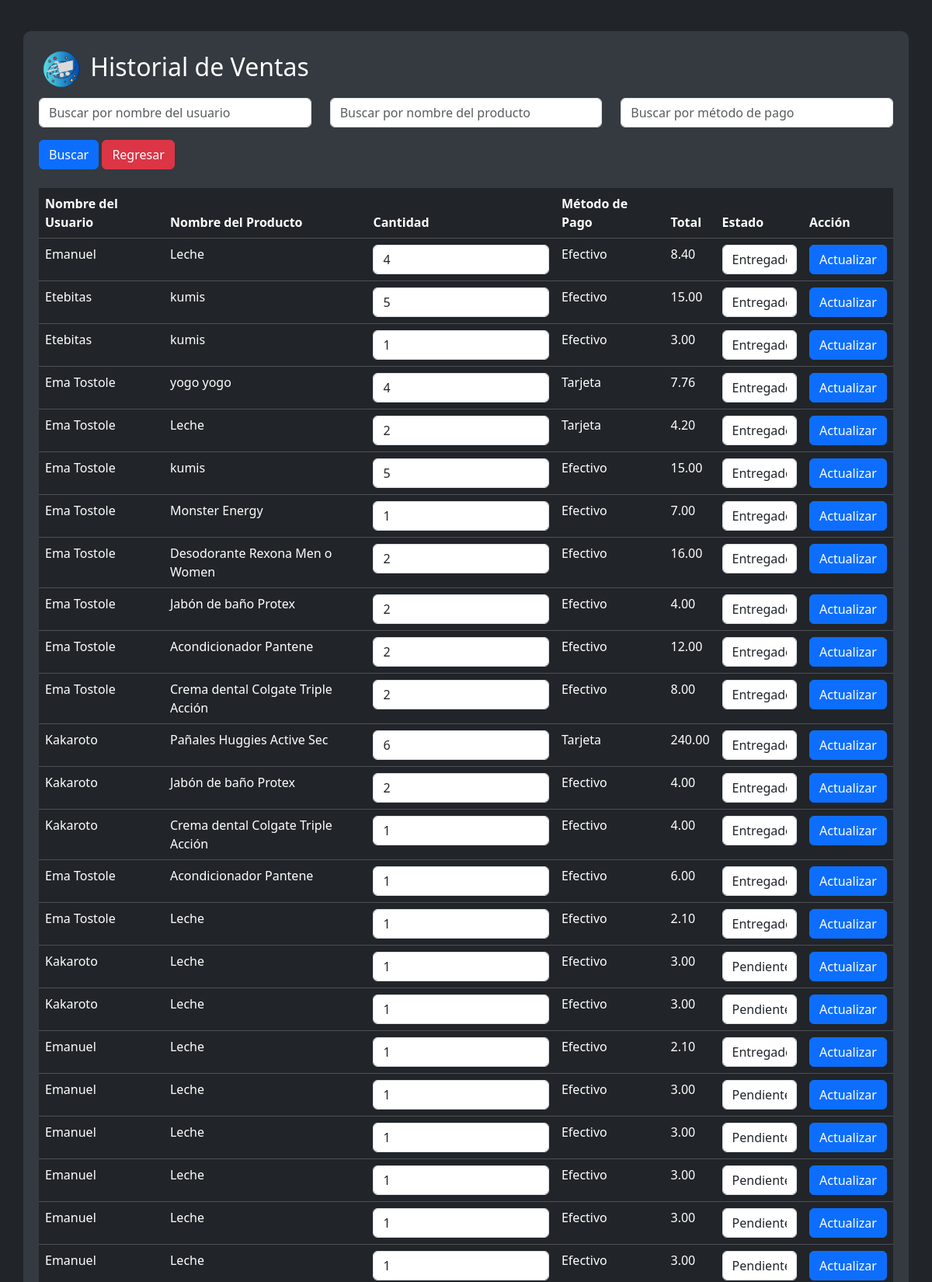
The app's page /gestionarventas.php (signed in, upper part) with its own data.
### tables this page shows
CREATE TABLE `historial_ventas` (
  `ID` int(11) NOT NULL,
  `id_usuario` int(11) NOT NULL,
  `Metodo_pago` varchar(50) DEFAULT NULL,
  `Cantidad` int(11) DEFAULT NULL,
  `Fecha` timestamp NULL DEFAULT current_timestamp(),
  `Estado` varchar(20) NOT NULL DEFAULT 'Pendiente',
  `IDP` int(11) NOT NULL,
  `Total` decimal(10,2) NOT NULL
);

CREATE TABLE `usuarios` (
  `id_usuario` int(11) NOT NULL,
  `usuario` varchar(20) DEFAULT NULL,
  `nombre` varchar(20) DEFAULT NULL,
  `correo_electronico` varchar(30) DEFAULT NULL,
  `telefono` varchar(15) DEFAULT NULL,
  `contraseña_usuario` varchar(100) DEFAULT NULL,
  `id_tipos` int(11) DEFAULT NULL,
  `codigo_recuperacion` varchar(255) DEFAULT NULL,
  `aceptado` varchar(2) DEFAULT NULL,
  `Foto` varchar(255) DEFAULT NULL
);

CREATE TABLE `productos` (
  `IDP` int(11) NOT NULL,
  `Nombre` varchar(255) NOT NULL,
  `Precio` decimal(10,2) NOT NULL,
  `Categoria` varchar(255) DEFAULT NULL,
  `Cantidad` int(11) DEFAULT NULL,
  `Descripcion` text DEFAULT NULL,
  `Foto` varchar(255) DEFAULT NULL,
  `Estado` varchar(20) NOT NULL DEFAULT 'Pendiente',
  `fecha_de_entrega` timestamp NOT NULL DEFAULT current_timestamp()
);

### gestionarventas.php (the view, shortened to what this page needs)
<?php
include_once 'conexion.php';
include_once("sweetarch.php");
$nombre_usuario_buscar = isset($_GET['nombre_usuario_buscar']) ? $_GET['nombre_usuario_buscar'] : '';
$nombre_producto_buscar = isset($_GET['nombre_producto_buscar']) ? $_GET['nombre_producto_buscar'] : '';
$metodo_pago_buscar = isset($_GET['metodo_pago_buscar']) ? $_GET['metodo_pago_buscar'] : '';
$query = "SELECT hv.*, p.Nombre AS nombre_producto, u.nombre AS nombre_usuario
          FROM historial_ventas hv
          JOIN productos p ON hv.IDP = p.IDP
          JOIN usuarios u ON hv.id_usuario = u.id_usuario
          WHERE u.nombre LIKE :nombre_usuario AND p.Nombre LIKE :nombre_producto AND hv.Metodo_pago LIKE :metodo_pago";
$statement = $con->prepare($query);
$statement->execute([
    ':nombre_usuario' => '%' . $nombre_usuario_buscar . '%',
    ':nombre_producto' => '%' . $nombre_producto_buscar . '%',
    ':metodo_pago' => '%' . $metodo_pago_buscar . '%'
]);
$historial = $statement->fetchAll(PDO::FETCH_ASSOC);
?>
<!DOCTYPE html>
<html lang="en">
<head>
    <link rel="stylesheet" href="CSS/bootstrap.css">
    <link rel="stylesheet" href="CSS/alerta.css">
</head>
<body>
    <div class="container">
        <h2>        <img class="m-1" src="IMG/Spacemark ico_transparent.ico" alt="SpaceMark Logo" height="50">
        Historial de Ventas</h2>
        <form action="" method="GET" class="mb-4">
            <div class="row">
                <div class="col-md-4">
                    <input type="text" name="nombre_usuario_buscar" class="form-control" placeholder="Buscar por nombre del usuario" value="<?php echo htmlspecialchars($nombre_usuario_buscar); ?>">
                </div>
                <div class="col-md-4">
                    <input type="text" name="nombre_producto_buscar" class="form-control" placeholder="Buscar por nombre del producto" value="<?php echo htmlspecialchars($nombre_producto_buscar); ?>">
                </div>
                <div class="col-md-4">
                    <input type="text" name="metodo_pago_buscar" class="form-control" placeholder="Buscar por método de pago" value="<?php echo htmlspecialchars($metodo_pago_buscar); ?>">
                </div>
                <div class="col-md-12 mt-3">
                    <button type="submit" class="btn btn-primary">Buscar</button>
                    <a href="index.php" class="btn btn-danger">Regresar</a>
                </div>
            </div>
        </form>
        <form action="" method="POST">
            <table class="table table-dark">
                <thead>
                    <tr>
                        <th scope="col">Nombre del Usuario</th>
                        <th scope="col">Nombre del Producto</th>
                        <th scope="col">Cantidad</th>
                        <th scope="col">Método de Pago</th>
                        <th scope="col">Total</th>
                        <th scope="col">Estado</th>
                        <th scope="col">Acción</th>
                    </tr>
                </thead>
                <tbody>
                    <?php foreach ($historial as $venta): ?>
                    <tr>
                        <td><?php echo htmlspecialchars($venta['nombre_usuario']); ?></td>
                        <td><?php echo htmlspecialchars($venta['nombre_producto']); ?></td>
                        <td><input type="number" name="cantidad[<?php echo $venta['ID']; ?>]" value="<?php echo htmlspecialchars($venta['Cantidad']); ?>" class="form-control" min="0"></td>
                        <td><?php echo htmlspecialchars($venta['Metodo_pago']); ?></td>
                        <td><?php echo htmlspecialchars($venta['Total']); ?></td>
                        <td>
                            <select class="form-control" name="estado[<?php echo $venta['ID']; ?>]">
                                <option value="Pendiente" <?php echo $venta['Estado'] == 'Pendiente' ? 'selected' : ''; ?>>Pendiente</option>
                                <option value="Entregado" <?php echo $venta['Estado'] == 'Entregado' ? 'selected' : ''; ?>>Entregado</option>
                            </select>
                        </td>
                        <td><button type="submit" name="actualizar" value="<?php echo $venta['ID']; ?>" class="btn btn-primary">Actualizar</button></td>
                    </tr>
                    <?php endforeach; ?>
                </tbody>
            </table>
        </form>
    </div>
</body>
</html>

### gestionarventas.php (style rules this page uses)
body { background-color: #212529; color: #ffffff; padding-top: 20px; }
.container { background-color: #343a40; color: #ffffff; padding: 20px; border-radius: 10px; margin-top: 20px; }
.table-dark { background-color: #343a40; color: #ffffff; border-radius: 10px; margin-top: 20px; }
.btn-danger { background-color: #dc3545; border-color: #dc3545; }

### records on screen
historial_ventas: id_usuario.nombre "Emanuel", IDP.Nombre "Leche", Cantidad "4", Metodo_pago "Efectivo", Total "8.40", Estado+ID "Entregado"
historial_ventas: id_usuario.nombre "Etebitas", IDP.Nombre "kumis", Cantidad "5", Metodo_pago "Efectivo", Total "15.00", Estado+ID "Entregado"
historial_ventas: id_usuario.nombre "Etebitas", IDP.Nombre "kumis", Cantidad "1", Metodo_pago "Efectivo", Total "3.00", Estado+ID "Entregado"
historial_ventas: id_usuario.nombre "Ema Tostole", IDP.Nombre "yogo yogo", Cantidad "4", Metodo_pago "Tarjeta", Total "7.76", Estado+ID "Entregado"
historial_ventas: id_usuario.nombre "Ema Tostole", IDP.Nombre "Leche", Cantidad "2", Metodo_pago "Tarjeta", Total "4.20", Estado+ID "Entregado"
historial_ventas: id_usuario.nombre "Ema Tostole", IDP.Nombre "kumis", Cantidad "5", Metodo_pago "Efectivo", Total "15.00", Estado+ID "Entregado"
historial_ventas: id_usuario.nombre "Ema Tostole", IDP.Nombre "Monster Energy", Cantidad "1", Metodo_pago "Efectivo", Total "7.00", Estado+ID "Entregado"
historial_ventas: id_usuario.nombre "Ema Tostole", IDP.Nombre "Desodorante Rexona Men o Women", Cantidad "2", Metodo_pago "Efectivo", Total "16.00", Estado+ID "Entregado"
historial_ventas: id_usuario.nombre "Ema Tostole", IDP.Nombre "Jabón de baño Protex", Cantidad "2", Metodo_pago "Efectivo", Total "4.00", Estado+ID "Entregado"
historial_ventas: id_usuario.nombre "Ema Tostole", IDP.Nombre "Acondicionador Pantene", Cantidad "2", Metodo_pago "Efectivo", Total "12.00", Estado+ID "Entregado"
historial_ventas: id_usuario.nombre "Ema Tostole", IDP.Nombre "Crema dental Colgate Triple Acción", Cantidad "2", Metodo_pago "Efectivo", Total "8.00", Estado+ID "Entregado"
historial_ventas: id_usuario.nombre "Kakaroto", IDP.Nombre "Pañales Huggies Active Sec", Cantidad "6", Metodo_pago "Tarjeta", Total "240.00", Estado+ID "Entregado"
historial_ventas: id_usuario.nombre "Kakaroto", IDP.Nombre "Jabón de baño Protex", Cantidad "2", Metodo_pago "Efectivo", Total "4.00", Estado+ID "Entregado"
historial_ventas: id_usuario.nombre "Kakaroto", IDP.Nombre "Crema dental Colgate Triple Acción", Cantidad "1", Metodo_pago "Efectivo", Total "4.00", Estado+ID "Entregado"
historial_ventas: id_usuario.nombre "Ema Tostole", IDP.Nombre "Acondicionador Pantene", Cantidad "1", Metodo_pago "Efectivo", Total "6.00", Estado+ID "Entregado"
historial_ventas: id_usuario.nombre "Ema Tostole", IDP.Nombre "Leche", Cantidad "1", Metodo_pago "Efectivo", Total "2.10", Estado+ID "Entregado"
historial_ventas: id_usuario.nombre "Kakaroto", IDP.Nombre "Leche", Cantidad "1", Metodo_pago "Efectivo", Total "3.00", Estado+ID "Pendiente"
historial_ventas: id_usuario.nombre "Kakaroto", IDP.Nombre "Leche", Cantidad "1", Metodo_pago "Efectivo", Total "3.00", Estado+ID "Pendiente"
historial_ventas: id_usuario.nombre "Emanuel", IDP.Nombre "Leche", Cantidad "1", Metodo_pago "Efectivo", Total "2.10", Estado+ID "Entregado"
historial_ventas: id_usuario.nombre "Emanuel", IDP.Nombre "Leche", Cantidad "1", Metodo_pago "Efectivo", Total "3.00", Estado+ID "Pendiente"
historial_ventas: id_usuario.nombre "Emanuel", IDP.Nombre "Leche", Cantidad "1", Metodo_pago "Efectivo", Total "3.00", Estado+ID "Pendiente"
historial_ventas: id_usuario.nombre "Emanuel", IDP.Nombre "Leche", Cantidad "1", Metodo_pago "Efectivo", Total "3.00", Estado+ID "Pendiente"
historial_ventas: id_usuario.nombre "Emanuel", IDP.Nombre "Leche", Cantidad "1", Metodo_pago "Efectivo", Total "3.00", Estado+ID "Pendiente"
historial_ventas: id_usuario.nombre "Emanuel", IDP.Nombre "Leche", Cantidad "1", Metodo_pago "Efectivo", Total "3.00", Estado+ID "Pendiente"
